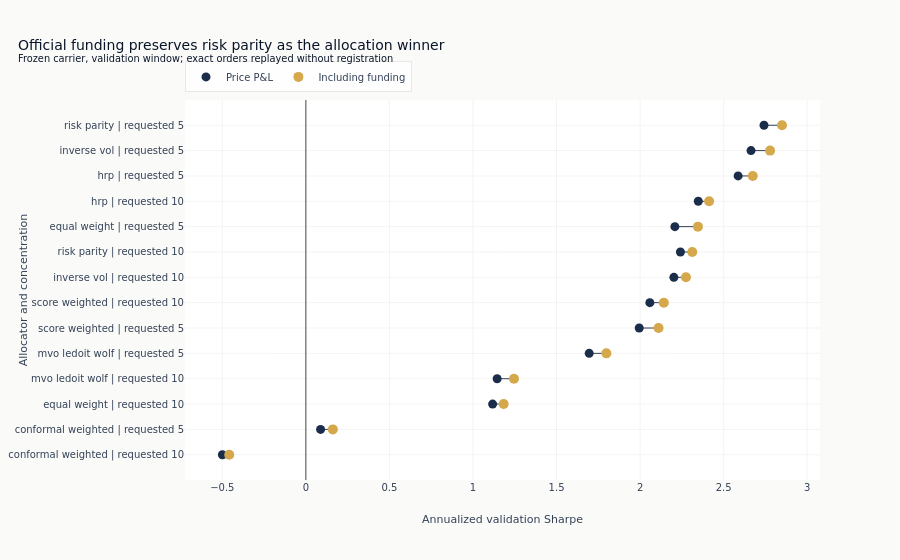

The code cell stored with this chart in its notebook:
### Code cell
fig.add_trace(
    go.Scatter(
        x=ordered["price_only_sharpe"],
        y=labels,
        mode="markers",
        marker={"size": 9, "color": COLORS["slate"]},
        name="Price P&L",
    )
)
fig.add_trace(
    go.Scatter(
        x=ordered["with_funding_sharpe"],
        y=labels,
        mode="markers",
        marker={"size": 10, "color": COLORS["amber"]},
        name="Including funding",
    )
)
fig.update_layout(
    title={
        "text": "Official funding preserves risk parity as the allocation winner"
        "<br><sup>Frozen carrier, validation window; exact orders replayed without registration</sup>",
        "x": 0.02,
        "xanchor": "left",
    },
    xaxis_title="Annualized validation Sharpe",
    yaxis_title="Allocator and concentration",
    margin={"l": 185},
    legend={"orientation": "h", "yanchor": "bottom", "y": 1.02, "x": 0},
)
fig.show()

### Figure 1 — Plotly figure (JSON) as saved in the notebook; plotly's stock layout.template omitted (floating-point values rounded to 4 significant figures)
{"data": [{"hoverinfo": "skip", "line": {"color": "#334155", "width": 1}, "mode": "lines", "showlegend": false, "type": "scatter", "x": [-0.4995, -0.4585], "y": ["conformal weighted | requested 10", "conformal weighted | requested 10"]}, {"hoverinfo": "skip", "line": {"color": "#334155", "width": 1}, "mode": "lines", "showlegend": false, "type": "scatter", "x": [0.08811, 0.1614], "y": ["conformal weighted | requested 5", "conformal weighted | requested 5"]}, {"hoverinfo": "skip", "line": {"color": "#334155", "width": 1}, "mode": "lines", "showlegend": false, "type": "scatter", "x": [1.118, 1.184], "y": ["equal weight | requested 10", "equal weight | requested 10"]}, {"hoverinfo": "skip", "line": {"color": "#334155", "width": 1}, "mode": "lines", "showlegend": false, "type": "scatter", "x": [1.145, 1.245], "y": ["mvo ledoit wolf | requested 10", "mvo ledoit wolf | requested 10"]}, {"hoverinfo": "skip", "line": {"color": "#334155", "width": 1}, "mode": "lines", "showlegend": false, "type": "scatter", "x": [1.695, 1.798], "y": ["mvo ledoit wolf | requested 5", "mvo ledoit wolf | requested 5"]}, {"hoverinfo": "skip", "line": {"color": "#334155", "width": 1}, "mode": "lines", "showlegend": false, "type": "scatter", "x": [1.995, 2.11], "y": ["score weighted | requested 5", "score weighted | requested 5"]}, {"hoverinfo": "skip", "line": {"color": "#334155", "width": 1}, "mode": "lines", "showlegend": false, "type": "scatter", "x": [2.058, 2.142], "y": ["score weighted | requested 10", "score weighted | requested 10"]}, {"hoverinfo": "skip", "line": {"color": "#334155", "width": 1}, "mode": "lines", "showlegend": false, "type": "scatter", "x": [2.202, 2.274], "y": ["inverse vol | requested 10", "inverse vol | requested 10"]}, {"hoverinfo": "skip", "line": {"color": "#334155", "width": 1}, "mode": "lines", "showlegend": false, "type": "scatter", "x": [2.241, 2.312], "y": ["risk parity | requested 10", "risk parity | requested 10"]}, {"hoverinfo": "skip", "line": {"color": "#334155", "width": 1}, "mode": "lines", "showlegend": false, "type": "scatter", "x": [2.208, 2.346], "y": ["equal weight | requested 5", "equal weight | requested 5"]}, {"hoverinfo": "skip", "line": {"color": "#334155", "width": 1}, "mode": "lines", "showlegend": false, "type": "scatter", "x": [2.348, 2.413], "y": ["hrp | requested 10", "hrp | requested 10"]}, {"hoverinfo": "skip", "line": {"color": "#334155", "width": 1}, "mode": "lines", "showlegend": false, "type": "scatter", "x": [2.586, 2.674], "y": ["hrp | requested 5", "hrp | requested 5"]}, {"hoverinfo": "skip", "line": {"color": "#334155", "width": 1}, "mode": "lines", "showlegend": false, "type": "scatter", "x": [2.664, 2.777], "y": ["inverse vol | requested 5", "inverse vol | requested 5"]}, {"hoverinfo": "skip", "line": {"color": "#334155", "width": 1}, "mode": "lines", "showlegend": false, "type": "scatter", "x": [2.741, 2.849], "y": ["risk parity | requested 5", "risk parity | requested 5"]}, {"marker": {"color": "#1a2d4a", "size": 9}, "mode": "markers", "name": "Price P&L", "type": "scatter", "x": [-0.4995, 0.08811, 1.118, 1.145, 1.695, 1.995, 2.058, 2.202, 2.241, 2.208, 2.348, 2.586, 2.664, 2.741], "y": ["conformal weighted | requested 10", "conformal weighted | requested 5", "equal weight | requested 10", "mvo ledoit wolf | requested 10", "mvo ledoit wolf | requested 5", "score weighted | requested 5", "score weighted | requested 10", "inverse vol | requested 10", "risk parity | requested 10", "equal weight | requested 5", "hrp | requested 10", "hrp | requested 5", "inverse vol | requested 5", "risk parity | requested 5"]}, {"marker": {"color": "#D4A84B", "size": 10}, "mode": "markers", "name": "Including funding", "type": "scatter", "x": [-0.4585, 0.1614, 1.184, 1.245, 1.798, 2.11, 2.142, 2.274, 2.312, 2.346, 2.413, 2.674, 2.777, 2.849], "y": ["conformal weighted | requested 10", "conformal weighted | requested 5", "equal weight | requested 10", "mvo ledoit wolf | requested 10", "mvo ledoit wolf | requested 5", "score weighted | requested 5", "score weighted | requested 10", "inverse vol | requested 10", "risk parity | requested 10", "equal weight | requested 5", "hrp | requested 10", "hrp | requested 5", "inverse vol | requested 5", "risk parity | requested 5"]}], "layout": {"legend": {"orientation": "h", "x": 0, "y": 1.02, "yanchor": "bottom"}, "margin": {"l": 185}, "title": {"text": "Official funding preserves risk parity as the allocation winner<br><sup>Frozen carrier, validation window; exact orders replayed without registration</sup>", "x": 0.02, "xanchor": "left"}, "xaxis": {"title": {"text": "Annualized validation Sharpe"}}, "yaxis": {"title": {"text": "Allocator and concentration"}}}}
